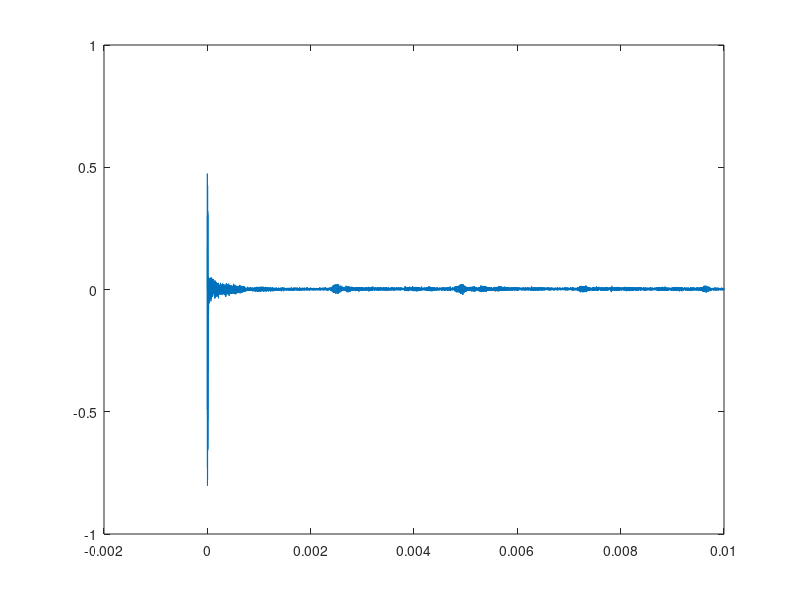

Write MATLAB code to recreate this figure.
clear all; close all; clc
load reflection_test/1.1mhz_free.mat

plot(t,Data)

[q, r] = deconv(Data(:,1), Data(:,2));

plot(t,r)